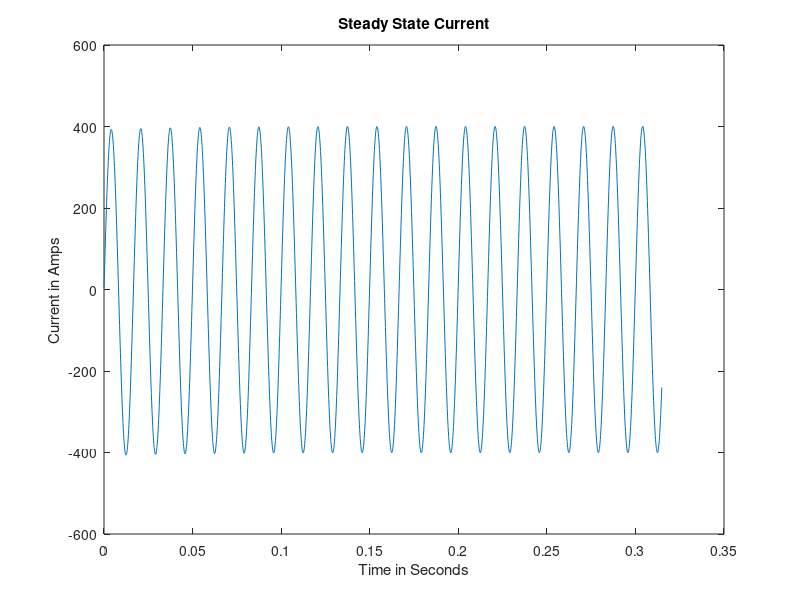

Write the MATLAB code that produced this figure.
clear;
clc;

% problem 1c

R = 0.1;        % Resistance
L = 0.0045;     % Inductance
tau = L/R;      % = 0.045
delta_t_1 = 0.00016;    % time step
phi = deg2rad(0);       % angle

t = 0 : delta_t_1 : 7*tau;
% generates an array with first element being 0 and last element being 7Tau
% each sucessive elements have a common difference of delta t

x = (480*sqrt(2)*cos(2*pi*60*t-phi))/R;   % [Vs(t) / R]
y = zeros(size(t));     % creates a vector of zeros in the size of t

a = delta_t_1/tau;
b = 1 - a;
    
for n = 1:1:length(t)-1
    if n == 1 % set initial condition
        y(1) = 3.1562; 
    end
        y(n+1) = (a*x(n)+b*y(n));
end

figure(1);
plot(t,y)
title('Steady State Current')
xlabel('Time in Seconds')
ylabel('Current in Amps')

% steady state current before the switch closes
c = (23.14/L) + j*120*pi;
B_mag = (480*sqrt(2)/L)/abs(c);
B_angle = 88 - rad2deg(angle(c));
I_s_0 = B_mag * cos(deg2rad(-83.8070));
